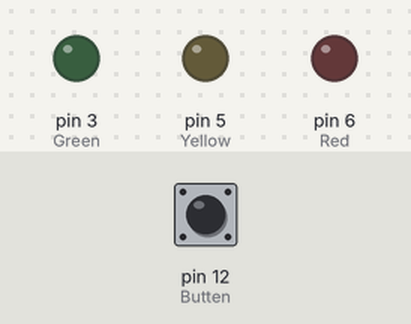
Recording of a sketch running on a simulated Arduino Uno, built with avr-gcc and run on an emulated ATmega328P. On the bench: output pins drawn as LEDs (lit = HIGH). The test bench sets the inputs (shaded band); at power-on: pin 12 (Butten) HIGH.

Above: at 1.2 s.
1.3 s: pin 12 (Butten) pulled LOW for 0.15 s
At 2.5 s:
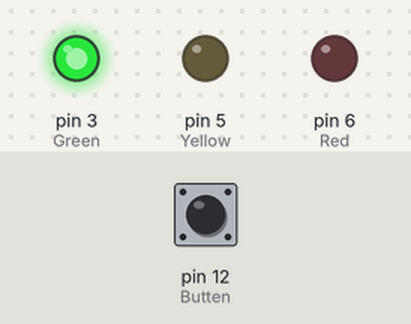
2.9 s: pin 12 (Butten) pulled LOW for 1 s
At 5.1 s:
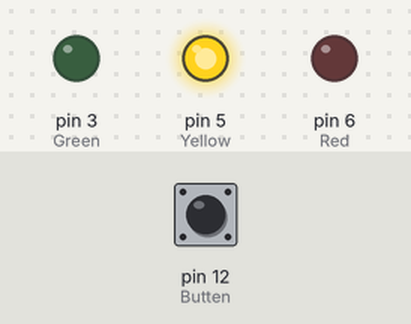
5.4 s: pin 12 (Butten) pulled LOW for 0.15 s
At 6.7 s:
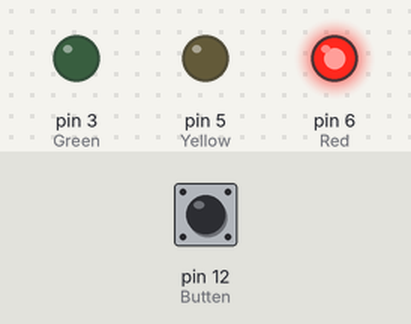
7.0 s: pin 12 (Butten) pulled LOW for 3.2 s
At 11.1 s:
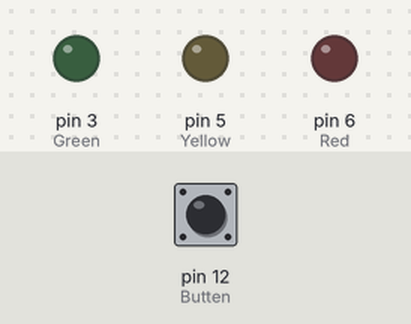
Timing chart, 0 to 12.6 s (numbered marks = the images above; inputs shaded):
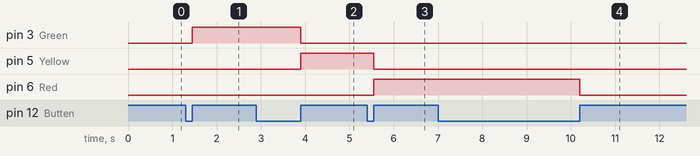

The sketch:

Butten_control_3LED.ino
```cpp
#define Green 3
#define Yellow 5
#define Red 6
#define Butten 12

int times=0;//设定一个变量用于记录开关被按下了几次
void setup(){
  pinMode(Butten,INPUT);
  pinMode(Green,OUTPUT);
  pinMode(Yellow,OUTPUT);
  pinMode(Red,OUTPUT);
}
void loop(){
    if(digitalRead(Butten)==LOW){
      delay(10);
      if(digitalRead(Butten)==HIGH){
       times++;//记录开关被按下的次数
      }
    }
    if(times%4==1){
    digitalWrite(Green,HIGH);
    digitalWrite(Yellow,LOW);
    digitalWrite(Red,LOW);
    }
    else if(times%4==2){
         digitalWrite(Green,LOW);
         digitalWrite(Yellow,HIGH);
         digitalWrite(Red,LOW);
         }
         else if(times%4==3){
              digitalWrite(Green,LOW);
              digitalWrite(Yellow,LOW);
              digitalWrite(Red,HIGH);
              }
              else{
                digitalWrite(Green,LOW);
                digitalWrite(Yellow,LOW);
                digitalWrite(Red,LOW);
              }//根据到底按了多少下确定到底是点亮哪个LED
}
```

Measured:
- after the input at 1.3 s, pin 3 (Green): LOW → HIGH after 0.15 s
- after the input at 2.9 s, pin 3 (Green): HIGH → LOW after 1.0 s; pin 5 (Yellow): LOW → HIGH after 1.0 s
- after the input at 5.4 s, pin 5 (Yellow): HIGH → LOW after 0.15 s; pin 6 (Red): LOW → HIGH after 0.15 s
- after the input at 7.0 s, pin 6 (Red): HIGH → LOW after 3.2 s
